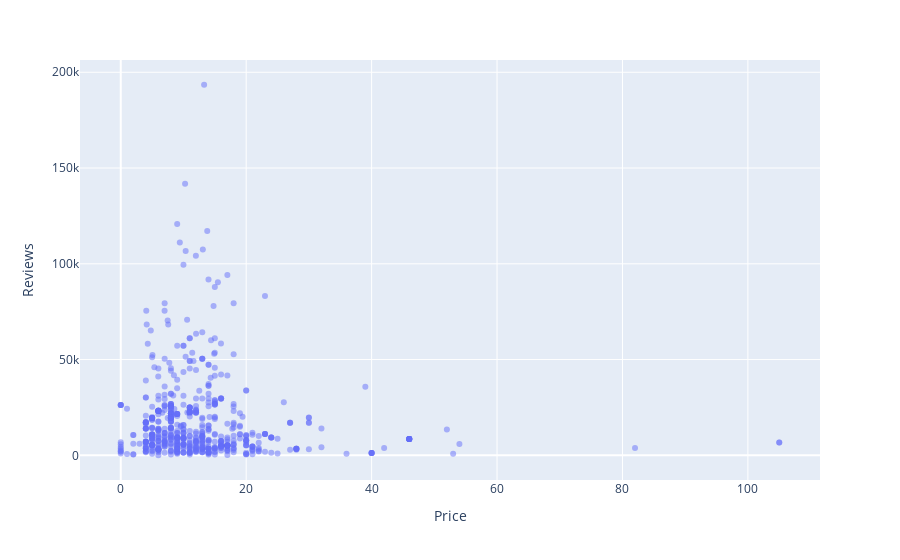

The notebook cell saved with this chart:
### Code cell
fig = px.scatter(books, x="Price",y="Reviews", opacity=0.5)
fig.show()

### Figure 1 — Plotly figure (JSON) as saved in the notebook; plotly's stock layout.template omitted (floating-point values rounded to 4 significant figures; data arrays with more than 128 entries replaced by an {"elided": "..."} marker saying what was removed)
{"data": [{"hovertemplate": "Price=%{x}<br>Reviews=%{y}<extra></extra>", "legendgroup": "", "marker": {"color": "#636efa", "opacity": 0.5, "symbol": "circle"}, "mode": "markers", "name": "", "orientation": "v", "showlegend": false, "x": {"elided": "650 float values"}, "xaxis": "x", "y": {"elided": "650 int values"}, "yaxis": "y", "type": "scatter"}], "layout": {"xaxis": {"anchor": "y", "domain": [0, 1], "title": {"text": "Price"}}, "yaxis": {"anchor": "x", "domain": [0, 1], "title": {"text": "Reviews"}}, "legend": {"tracegroupgap": 0}, "margin": {"t": 60}}}
